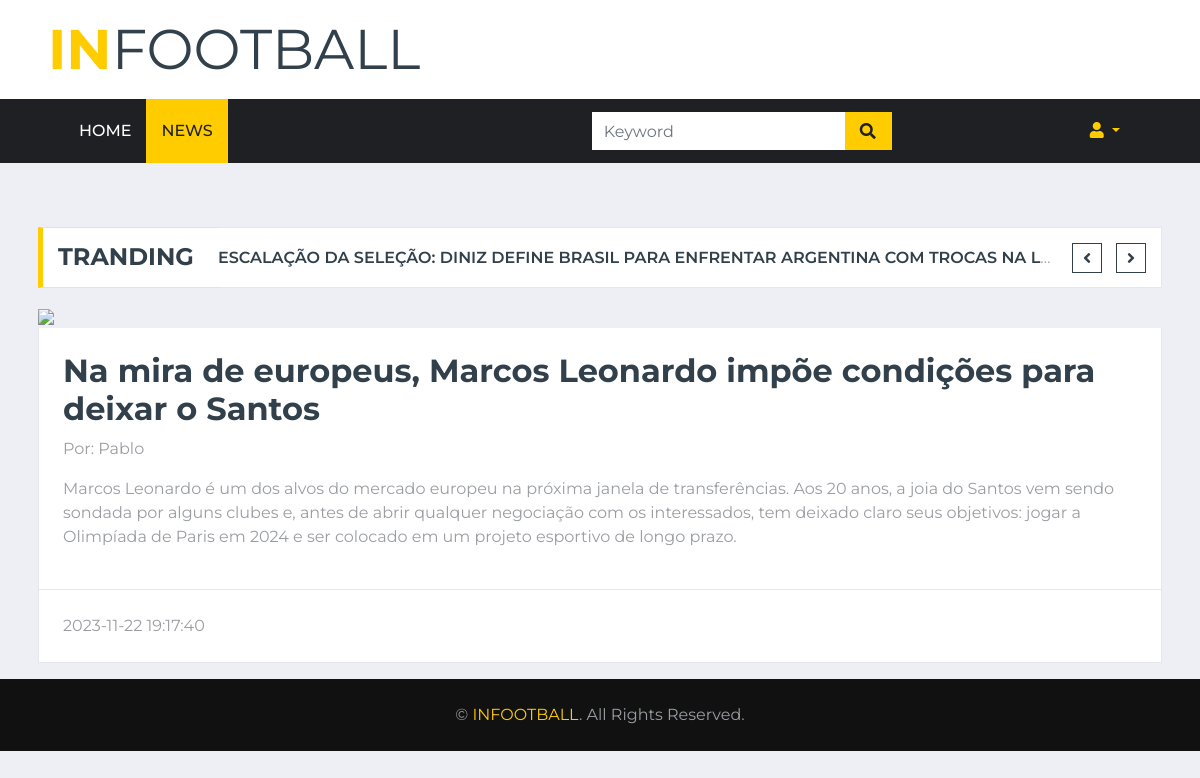
The page /INFO/single.php?id=11 on the database its author committed.
### tables this page shows
CREATE TABLE `noticias` (
  `id` int(11) NOT NULL,
  `autor` varchar(255) NOT NULL,
  `descricao` varchar(255) NOT NULL,
  `titulo` varchar(255) NOT NULL,
  `categoria` varchar(255) NOT NULL,
  `texto` text NOT NULL,
  `imagem` varchar(255) DEFAULT NULL,
  `data_publicacao` timestamp NOT NULL DEFAULT current_timestamp()
);

### INFO/PHP/get_noticias.php (called while the page is built, shortened)
<?php
function obterDetalhesNoticia($conn, $id) {
    $sql = "SELECT * FROM noticias WHERE id = $id";
    $result = $conn->query($sql);
    return ($result->num_rows > 0) ? $result->fetch_assoc() : null;
}
?>

### INFO/single.php (the view, shortened to what this page needs)
<!DOCTYPE html>
<html lang="en">
<head>
    <link href="https://cdnjs.cloudflare.com/ajax/libs/font-awesome/5.15.0/css/all.min.css" rel="stylesheet">
    <link href="lib/owlcarousel/assets/owl.carousel.min.css" rel="stylesheet">
    <link href="css/style.css" rel="stylesheet">
</head>
<body>
    <?php include './PHP/db.php'; ?>
    <?php include './PHP/get_noticias.php'; ?>
    <div class="row align-items-center bg-white py-3 px-lg-5">
        <div class="col-lg-4">
            <a href="index.html" class="navbar-brand p-0 d-none d-lg-block">
                <h1 class="m-0 display-4 text-uppercase text-primary">IN<span class="text-secondary font-weight-normal">FOOTBALL</span></h1>
            </a>
        </div>
    </div>
    <div class="container-fluid p-0">
        <nav class="navbar navbar-expand-lg bg-dark navbar-dark py-2 py-lg-0 px-lg-5">
            <div class="collapse navbar-collapse justify-content-between px-0 px-lg-3" id="navbarCollapse">
                <div class="navbar-nav mr-auto py-0">
                    <a href="index.php" class="nav-item nav-link">Home</a>
                    <a href="single.php" class="nav-item nav-link active">News</a>
                </div>
                <div class="input-group ml-auto d-none d-lg-flex" style="width: 100%; max-width: 300px;">
                    <input type="text" class="form-control border-0" placeholder="Keyword">
                    <div class="input-group-append">
                        <button class="input-group-text bg-primary text-dark border-0 px-3"><i class="fa fa-search"></i></button>
                    </div>
                </div>
                <div class="nav-item dropdown ml-auto">
                    <a href="#" class="nav-link dropdown-toggle" data-toggle="dropdown">
                        <i class="fa fa-user"></i>
                    </a>
                </div>
            </div>
        </nav>
    </div>
    <div class="container-fluid mt-5 mb-3 pt-3">
        <div class="container">
            <div class="row align-items-center">
                <div class="col-12">
                    <div class="d-flex justify-content-between">
                        <div class="section-title border-right-0 mb-0" style="width: 180px;">
                            <h4 class="m-0 text-uppercase font-weight-bold">Tranding</h4>
                        </div>
                        <div class="owl-carousel tranding-carousel position-relative d-inline-flex align-items-center bg-white border border-left-0" style="width: calc(100% - 180px); padding-right: 100px;">
                            <div class="text-truncate"><a class="text-secondary text-uppercase font-weight-semi-bold" href="">Escalação da Seleção: Diniz define Brasil para enfrentar Argentina com trocas na lateral e no ataque</a></div>
                        </div>
                    </div>
                </div>
            </div>
        </div>
    </div>
<div class="container-fluid">
    <div class="container">
        <div class="row">
            <div class="col-lg-12">
                <div class="position-relative mb-3">
                    <img class="img-fluid w-100" src="caminho/para/as/imagens/<?php echo $noticia['imagem']; ?>" style="object-fit: cover;">
                    <div class="bg-white border border-top-0 p-4" id="noticiaDetails">
                        <?php
                        if (isset($_GET['id'])) {
                            $noticiaId = $_GET['id'];
                            $noticia = obterDetalhesNoticia($conn, $noticiaId);
                            if ($noticia) {
                                echo "<h2>" . $noticia['titulo'] . "</h2>";
                                echo "<p>Por: " . $noticia['autor'] . "</p>";
                                echo "<p>" . $noticia['texto'] . "</p>";
                            } else {
                                echo "<p>Nenhuma notícia encontrada.</p>";
                            }
                        } else {
                            echo "<p>Nenhuma notícia selecionada.</p>";
                        }
                        ?>
                    </div>
                    <div class="d-flex justify-content-between bg-white border border-top-0 p-4">
                        <div class="d-flex align-items-center">
                            <span id="author"><?php echo isset($noticia['data_publicacao']) ? $noticia['data_publicacao'] : ''; ?></span>
                        </div>
                    </div>
                </div>
            </div>
        </div>
    </div>
</div>
    <div class="container-fluid py-4 px-sm-3 px-md-5" style="background: #111111;">
        <p class="m-0 text-center">&copy; <a href="#">INFOOTBALL</a>. All Rights Reserved.
        </p>
    </div>
</body>
</html>

### rows shown on the page
noticias: titulo "Na mira de europeus, Marcos Leonardo impõe condições para deixar o Santos", autor "Pablo", texto "Marcos Leonardo é um dos alvos do mercado europeu na próxima janela de transferências. Aos 20 anos, a joia do Santos vem sendo sondada por alguns clubes e, antes de abrir qualquer negociação com os interessados, tem deixado claro seus objetivos: jogar a Olimpíada de Paris em 2024 e ser colocado em um projeto esportivo de longo prazo.", data_publicacao "2023-11-22 19:17:40"
